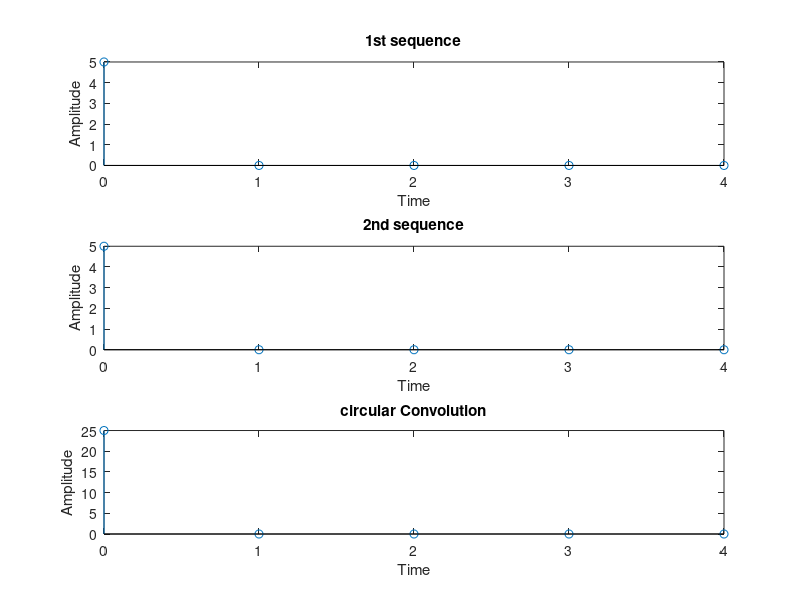

MATLAB code to generate this figure:

clc;
clear ;
close all;

x=input('enter x[n]');
h=input('enter h[n]');
N=input('enter N:');
l1=length(x);
l2=length(h);

x=[x zeros(1,(N-l1))];
h=[h zeros(1,(N-l2))];


%inbuilt function
%y=cconv(x,h,N);

%---------------------------------------------------
 for n=1:1:N
     y(n)=0;
     for k=1:1:N
         y(n)=y(n)+x(k)*h(mod((n-k),N)+1);
     end
 end
 %end%
 %-----------------------------------------------------
 disp('the circular convulation of the two given sequence')

 n=0:N-1;
 figure;
subplot(3,1,1);
stem(n,x);
xlabel('Time');
ylabel('Amplitude');
title('1st sequence');
subplot(3,1,2);
stem(n,h);
xlabel('Time');
ylabel('Amplitude');
title('2nd sequence');
subplot(3,1,3);
stem(n,y);
xlabel('Time');
ylabel('Amplitude');
title('circular Convolution');
disp(y)
disp(n)